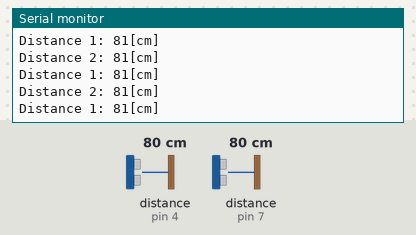
The sketch below on a simulated Arduino Uno, built with avr-gcc and run on an emulated ATmega328P. Parts: the last lines printed to the serial monitor. The inputs (shaded band) are chosen by the test bench; at power-on: distance to the obstacle (sensors on pin 4, pin 7) 80 cm. The echo pulse lasts 58.3 µs per cm.

Above: at 1.2 s.
1.3 s: distance to the obstacle (sensor on pin 4) set to 2 cm
At 1.8 s:
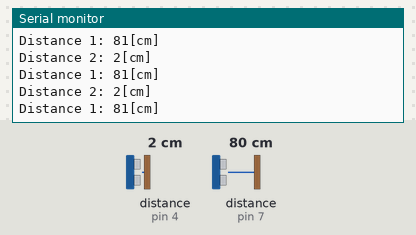
4.3 s: distance to the obstacle (sensor on pin 7) set to 2 cm
At 4.8 s:
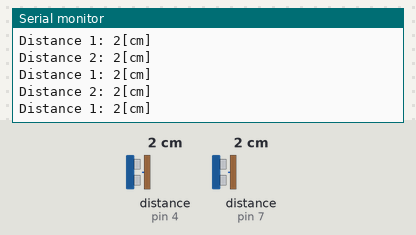
7.3 s: distance to the obstacle (sensor on pin 4) set to 120 cm
At 8.0 s:
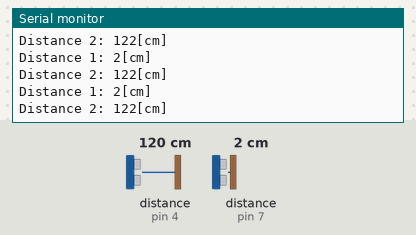
10.3 s: distance to the obstacle (sensor on pin 7) set to 18 cm
At 10.8 s:
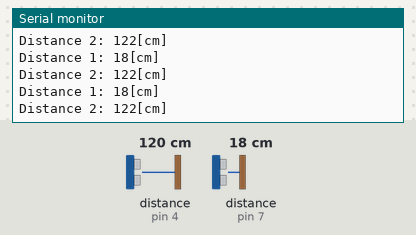
16.3 s: distance to the obstacle (sensor on pin 4) set to 18 cm
At 16.9 s:
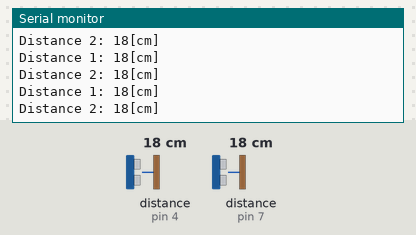
19.3 s: distance to the obstacle (sensor on pin 7) set to 4 cm
At 20.1 s:
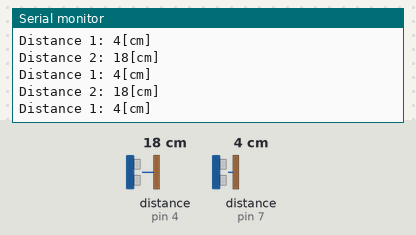
Timing chart, 0 to 22.3 s (numbered marks = the images above; inputs shaded):
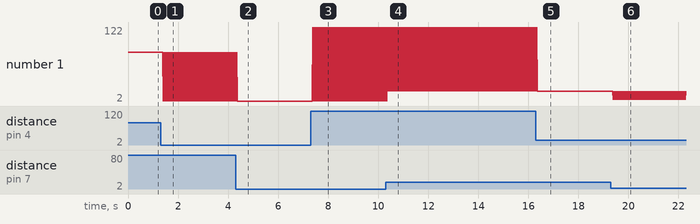

The sketch:

test2UltraSonic.ino
```cpp
// Include Libraries
#include "Arduino.h"
#include "NewPing.h"


// Pin Definitions
#define HCSR04_1_PIN_TRIG 6
#define HCSR04_1_PIN_ECHO 7
#define HCSR04_2_PIN_TRIG 5
#define HCSR04_2_PIN_ECHO 4


// Global variables and defines

// object initialization
NewPing hcsr04_1(HCSR04_1_PIN_TRIG,HCSR04_1_PIN_ECHO);
NewPing hcsr04_2(HCSR04_2_PIN_TRIG,HCSR04_2_PIN_ECHO);


// define vars for testing menu
const int timeout = 10000;       //define timeout of 10 sec
char menuOption = 0;
long time0;

// Setup the essentials for your circuit to work. It runs first every time your circuit is powered with electricity.
void setup()
{
    // Setup Serial which is useful for debugging
    // Use the Serial Monitor to view printed messages
    Serial.begin(9600);
    while (!Serial) ; // wait for serial port to connect. Needed for native USB
    Serial.println("start");


   // menuOption = menu();

}

// Main logic of your circuit. It defines the interaction between the components you selected. After setup, it runs over and over again, in an eternal loop.
void loop()
{


  //  if(menuOption == '1') {
    // Ultrasonic Sensor - HC-SR04 #1 - Test Code
    // Read distance measurment from UltraSonic sensor
    int hcsr04_1Dist = hcsr04_1.ping_cm();
    delay(10);
    Serial.print(F("Distance 1: ")); Serial.print(hcsr04_1Dist); Serial.println(F("[cm]"));

    //}
    //else if(menuOption == '2') {
    // Ultrasonic Sensor - HC-SR04 #2 - Test Code
    // Read distance measurment from UltraSonic sensor
    int hcsr04_2Dist = hcsr04_2.ping_cm();
    delay(10);
    Serial.print(F("Distance 2: ")); Serial.print(hcsr04_2Dist); Serial.println(F("[cm]"));

   // }
//
//    if (millis() - time0 > timeout)
//    {
//        menuOption = menu();
//    }

}


// Menu function for selecting the components to be tested
// Follow serial monitor for instrcutions
char menu()
{

    Serial.println(F("\nWhich component would you like to test?"));
    Serial.println(F("(1) Ultrasonic Sensor - HC-SR04 #1"));
    Serial.println(F("(2) Ultrasonic Sensor - HC-SR04 #2"));
    Serial.println(F("(menu) send anything else or press on board reset button\n"));
    while (!Serial.available());

    // Read data from serial monitor if received
    while (Serial.available())
    {
        char c = Serial.read();
        if (isAlphaNumeric(c))
        {

            if(c == '1')
          Serial.println(F("Now Testing Ultrasonic Sensor - HC-SR04 #1"));
        else if(c == '2')
          Serial.println(F("Now Testing Ultrasonic Sensor - HC-SR04 #2"));
            else
            {
                Serial.println(F("illegal input!"));
                return 0;
            }
            time0 = millis();
            return c;
        }
    }
}

/*******************************************************

*    Circuito.io is an automatic generator of schematics and code for off
*    the shelf hardware combinations.

*    Copyright (C) 2016 Roboplan Technologies Ltd.

*    This program is free software: you can redistribute it and/or modify
*    it under the terms of the GNU General Public License as published by
*    the Free Software Foundation, either version 3 of the License, or
*    (at your option) any later version.

*    This program is distributed in the hope that it will be useful,
*    but WITHOUT ANY WARRANTY; without even the implied warranty of
*    MERCHANTABILITY or FITNESS FOR A PARTICULAR PURPOSE.  See the
*    GNU General Public License for more details.

*    You should have received a copy of the GNU General Public License
*    along with this program.  If not, see <http://www.gnu.org/licenses/>.

*    In addition, and without limitation, to the disclaimers of warranties
*    stated above and in the GNU General Public License version 3 (or any
*    later version), Roboplan Technologies Ltd. ("Roboplan") offers this
*    program subject to the following warranty disclaimers and by using
*    this program you acknowledge and agree to the following:
*    THIS PROGRAM IS PROVIDED ON AN "AS IS" AND "AS AVAILABLE" BASIS, AND
*    WITHOUT WARRANTIES OF ANY KIND EITHER EXPRESS OR IMPLIED.  ROBOPLAN
*    HEREBY DISCLAIMS ALL WARRANTIES, EXPRESS OR IMPLIED, INCLUDING BUT
*    NOT LIMITED TO IMPLIED WARRANTIES OF MERCHANTABILITY, TITLE, FITNESS
*    FOR A PARTICULAR PURPOSE, NON-INFRINGEMENT, AND THOSE ARISING BY
*    STATUTE OR FROM A COURSE OF DEALING OR USAGE OF TRADE.
*    YOUR RELIANCE ON, OR USE OF THIS PROGRAM IS AT YOUR SOLE RISK.
*    ROBOPLAN DOES NOT GUARANTEE THAT THE PROGRAM WILL BE FREE OF, OR NOT
*    SUSCEPTIBLE TO, BUGS, SECURITY BREACHES, OR VIRUSES. ROBOPLAN DOES
*    NOT WARRANT THAT YOUR USE OF THE PROGRAM, INCLUDING PURSUANT TO
*    SCHEMATICS, INSTRUCTIONS OR RECOMMENDATIONS OF ROBOPLAN, WILL BE SAFE
*    FOR PERSONAL USE OR FOR PRODUCTION OR COMMERCIAL USE, WILL NOT
*    VIOLATE ANY THIRD PARTY RIGHTS, WILL PROVIDE THE INTENDED OR DESIRED
*    RESULTS, OR OPERATE AS YOU INTENDED OR AS MAY BE INDICATED BY ROBOPLAN.
*    YOU HEREBY WAIVE, AGREE NOT TO ASSERT AGAINST, AND RELEASE ROBOPLAN,
*    ITS LICENSORS AND AFFILIATES FROM, ANY CLAIMS IN CONNECTION WITH ANY OF
*    THE ABOVE.
********************************************************/
```

Measured:
- after the input at 1.3 s, the serial monitor: prints a new line after 0.11 s (image 1)
- after the input at 4.3 s, the serial monitor: prints a new line after 0.09 s (image 2)
- after the input at 7.3 s, the serial monitor: prints a new line after 0.07 s (image 3)
- after the input at 10.3 s, the serial monitor: prints a new line after 0.09 s (image 4)
- after the input at 16.3 s, the serial monitor: prints a new line after 0.08 s (image 5)
- after the input at 19.3 s, the serial monitor: prints a new line after 0.10 s (image 6)
- plotted number 1: 2 → 122 after the input at 7.3 s
